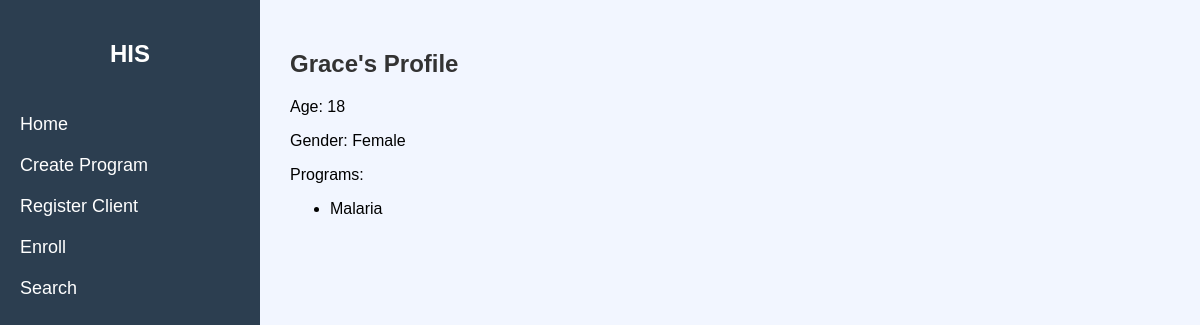
Before: /client/1 with the older database file.
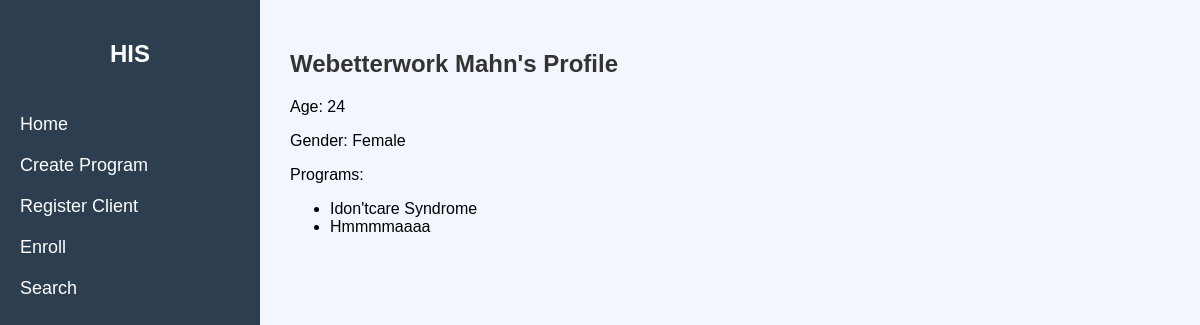
After: the same page with the newer database file.
### app/models.py (models this page shows)
class Client(db.Model):
    id = db.Column(db.Integer, primary_key=True)
    name = db.Column(db.String(100), nullable=False)
    age = db.Column(db.Integer)
    gender = db.Column(db.String(10))
    programs = db.relationship('Program', secondary=enrollments, backref='clients')

class Program(db.Model):
    id = db.Column(db.Integer, primary_key=True)
    name = db.Column(db.String(100), unique=True, nullable=False)

### app/routes.py (the view)
@main.route('/client/<int:client_id>')
def client_profile(client_id):
    client = db.session.get(Client, client_id)
    if client is None:
        abort(404)
    return render_template('client_profile.html', client=client)

### templates/client_profile.html (shortened to what this page needs)
{% extends "base.html" %}
{% block content %}
<h2>{{ client.name }}'s Profile</h2>
<p>Age: {{ client.age }}</p>
<p>Gender: {{ client.gender }}</p>
<p>Programs:</p>
<ul>
    {% for program in client.programs %}
    <li>{{ program.name }}</li>
    {% endfor %}
</ul>
{% endblock %}

Changed rows visible on the page:
changed Client "Female": name "Grace" → "Webetterwork Mahn"; age "18" → "24"
now on this page (row edited): Program: name "Idon'tcare Syndrome"
changed Program: name "Malaria" → "Hmmmmaaaa"
